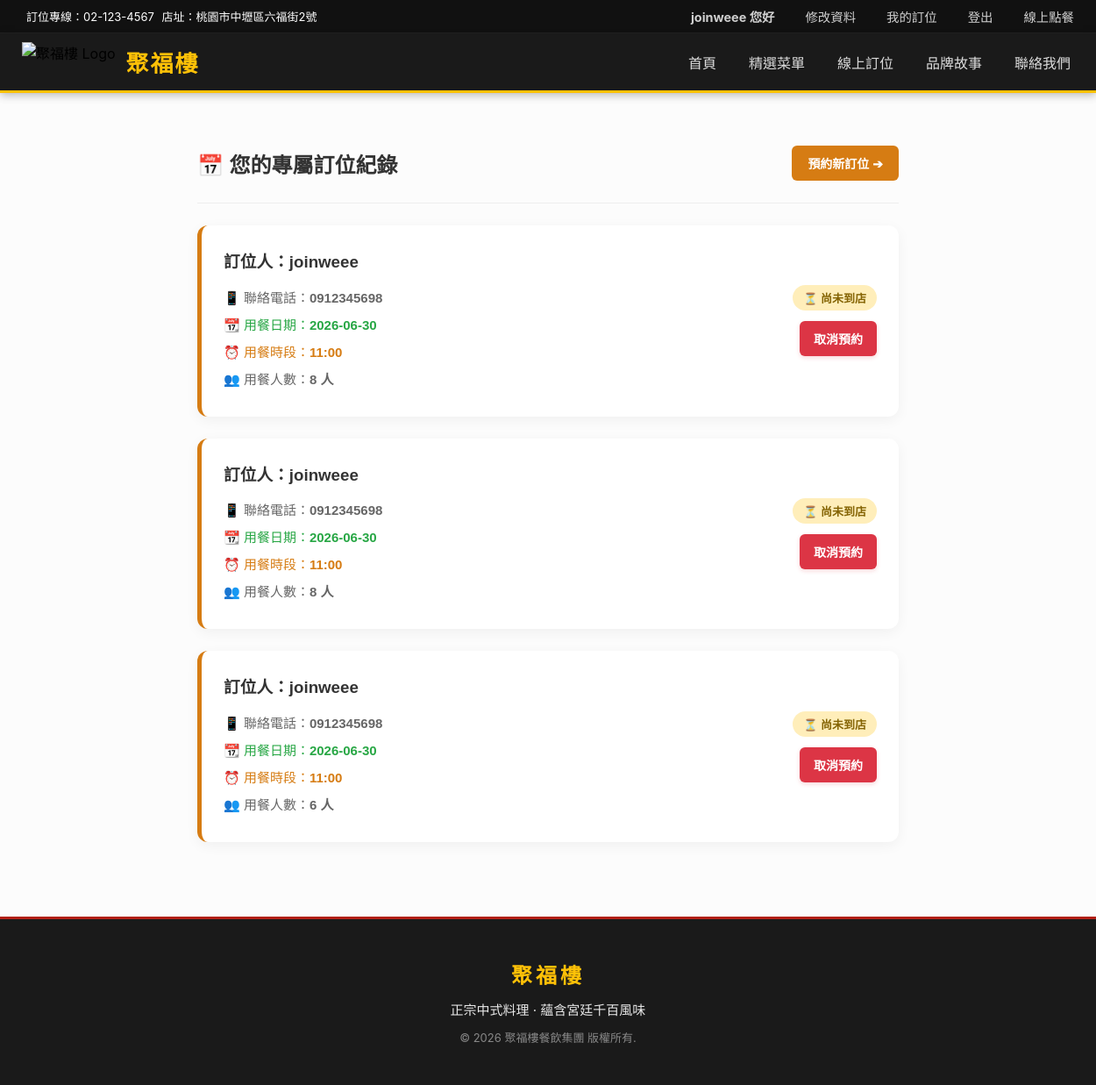
The page /my_bookings/ (signed in) on the database its author committed.
### myapp/models.py (models this page shows, shortened)
class CustomMember(AbstractBaseUser,PermissionsMixin):
    username = models.CharField('會員帳號', max_length=50, unique=True)
    last_name = models.CharField('姓氏', max_length=20)
    first_name = models.CharField('名字', max_length=30)
    password = models.CharField('密碼', max_length=128)
    email = models.EmailField('電子信箱', unique=True)
    phone = models.CharField('電話號碼', max_length=15, blank=True, null=True)
    birthday = models.DateField('生日', blank=True, null=True)
    GENDER_CHOICES = [('M', '男'), ('F', '女'), ('O', '其他')]
    gender = models.CharField('性別', max_length=1, choices=GENDER_CHOICES, blank=True, null=True)
    created_at = models.DateTimeField('註冊時間', auto_now_add=True)
    is_active = models.BooleanField(default=True, verbose_name="啟用狀態")
    is_staff = models.BooleanField(default=False, verbose_name="後台登入權限")
    USERNAME_FIELD = 'username'
    REQUIRED_FIELDS = ['email']
    objects = CustomMemberManager()
    class Meta:
        db_table = 'myapp_custommember'
        app_label = 'myapp'

class Reservation(models.Model):
    user = models.ForeignKey(
        settings.AUTH_USER_MODEL,
        on_delete=models.CASCADE,
        verbose_name="關聯會員",
        related_name="reservations"
    )
    name = models.CharField(max_length=50, verbose_name="訂位人姓名")
    phone = models.CharField(max_length=15, verbose_name="聯絡電話")
    email = models.EmailField(verbose_name="電子信箱", blank=True, null=True)
    date = models.DateField(verbose_name="訂位日期")
    time_slot = models.CharField(max_length=10, verbose_name="用餐時段")
    guests = models.IntegerField(
        validators=[MinValueValidator(1), MaxValueValidator(20)],
        verbose_name="用餐人數"
    )
    notes = models.TextField(blank=True, null=True, verbose_name="備註")
    created_at = models.DateTimeField(auto_now_add=True, verbose_name="填單時間")
    is_arrived = models.BooleanField(default=False, verbose_name="客人是否已到店")
    class Meta:
        verbose_name = "線上訂位"
        verbose_name_plural = "線上訂位管理"
        ordering = ['-date', 'time_slot']

### myapp/views.py (the view)
# urls.py: path('my_bookings/', views.my_bookings, name='my_bookings'),
@login_required(login_url='/user_login/')
def my_bookings(request):
    bookings = Reservation.objects.filter(user=request.user).order_by('-date')
    return render(request, 'my_bookings.html', {'bookings': bookings})

### templates/my_bookings.html (shortened to what this page needs)
{% extends 'base.html' %}
{% load static %}
{% block extra_css %}
<link rel="stylesheet" href="{% static 'css/my_bookings.css' %}">
{% endblock %}
{% block content %}
<div class="booking-container">
    <div class="booking-header">
        <h2 class="page-title">📅 您的專屬訂位紀錄</h2>
        <a href="{% url 'book_table' %}" class="btn-new-booking">預約新訂位 ➔</a>
    </div>
    <hr class="divider">
    {% if bookings %}
        {% for booking in bookings %}
            <div class="booking-card">
                <div class="booking-info">
                    <h3 class="customer-name">訂位人：{{ booking.name }}</h3>
                    <div class="info-details">
                        <p>📱 聯絡電話：<strong>{{ booking.phone }}</strong></p>
                        <p class="text-success">📆 用餐日期：<strong>{{ booking.date|date:"Y-m-d" }}</strong></p>
                        <p class="text-primary">⏰ 用餐時段：<strong>{{ booking.time_slot }}</strong></p>
                        <p>👥 用餐人數：<strong>{{ booking.guests }} 人</strong></p>
                    </div>
                </div>
                <div class="booking-actions">
                    {% if booking.is_arrived %}
                        <span class="status-tag tag-arrived">✓ 已到店用餐</span>
                    {% else %}
                        <span class="status-tag tag-pending">⏳ 尚未到店</span>
                    {% endif %}
                    {% if not booking.is_arrived %}
                        <a href="{% url 'cancel_booking' booking.id %}"
                           onclick="return confirm('確定要取消這筆在 {{ booking.date }} {{ booking.time_slot }} 的聚福樓預約嗎？');"
                           class="btn-cancel">
                            取消預約
                        </a>
                    {% endif %}
                </div>
            </div>
        {% endfor %}
    {% else %}
        <div class="empty-booking-state">
            <p>您目前在聚福樓沒有任何預約訂位紀錄喔！</p>
            <a href="{% url 'book_table' %}" class="btn-go-book">立即線上訂位 📅</a>
        </div>
    {% endif %}
</div>
{% endblock %}

### templates/base.html (shortened to what this page needs)
{% load static %}
<!DOCTYPE html>
<html lang="zh-Hant">
<head>
    <link rel="stylesheet" href="{% static 'css/base.css' %}">
    {% block extra_css %}{% endblock %}
</head>
<body>
    <nav class="top-navbar">
        <div class="nav-container">
            <div class="contact-info">
                <span class="info-item"> 訂位專線：02-123-4567</span>
                <span class="info-item"> 店址：桃園市中壢區六福街2號</span>
            </div>
            <div class="member-links">
                {% if request.user.is_authenticated %}
                    <span class="nav-link-item member-name-nav">
                         {{ request.user.last_name }}{{ request.user.first_name }} 您好
                    </span>
                    <a href="{% url 'edit_profile' %}" class="nav-link-item">
                         修改資料
                    </a>
                    <a href="{% url 'my_bookings' %}"class="nav-link-item">我的訂位 </a>
                    <a href="{% url 'logout' %}" class="nav-link-item"> 登出</a>
                {% else %}
                    <a href="{% url 'user_login' %}" class="nav-link-item"><i class="fas fa-user"></i> 會員登入</a>
                {% endif %}
                <a href="{% url 'order_online' %}" class="nav-link-item"> 線上點餐</a>
            </div>
        </div>
    </nav>
    <header class="main-header">
        <div class="nav-container main-nav-flex">
            <div class="logo-area">
                <img src="{% static 'images/logo.png' %}" alt="聚福樓 Logo" class="logo-img">
                <a class="brand-name" href="{% url 'index' %}">聚福樓</a>
            </div>
            <nav class="main-menu">
                <ul class="menu-list">
                    <li><a href="{% url 'index' %}"> 首頁</a></li>
                    <li><a href="{% url 'menu' %}"> 精選菜單</a></li>
                    <li><a href="{% url "book_table" %}"> 線上訂位</a></li>
                    <li><a href="{% url "brand_story" %}"> 品牌故事</a></li>
                    <li><a href="{% url "contact_us" %}"> 聯絡我們</a></li>
                </ul>
            </nav>
        </div>
    </header>
    <main class="content-wrapper">
        {% block content %}
        {% endblock %}
    </main>
    <footer class="site-footer">
        <div class="footer-container">
            <h3 class="footer-logo">聚福樓</h3>
            <p class="footer-slogan">正宗中式料理 · 蘊含宮廷千百風味</p>
            <p class="footer-copy">© 2026 聚福樓餐飲集團 版權所有.</p>
        </div>
    </footer>
</body>
</html>

### static/css/base.css (style rules this page uses)
:root { --primary-red: #b32017; --gold-color: #ffc107; --dark-bg: #1a1a1a; --text-white: #ffffff; --text-muted: #888888; }
html, body { height: 100%; margin: 0; padding: 0; }
body { font-family: -apple-system, BlinkMacSystemFont, "Segoe UI", Roboto, "Helvetica Neue", Arial, sans-serif; display: flex; flex-direction: column; min-height: 100vh; background-color: #fcfcfc; }
a { text-decoration: none; color: inherit; transition: color 0.3s ease; }
ul { list-style: none; margin: 0; padding: 0; }
.nav-container { max-width: 1200px; margin: 0 auto; padding: 0 20px; display: flex; justify-content: space-between; align-items: center; width: 100%; }
.top-navbar { background-color: #111111; color: var(--text-white); font-size: 13px; padding: 8px 0; border-bottom: 1px solid #222; }
.nav-link-item { margin-left: 20px; opacity: 0.8; }
.main-header { background-color: var(--dark-bg); position: sticky; top: 0; z-index: 1000; box-shadow: 0 2px 10px rgba(0, 0, 0, 0.3); padding: 10px 0; border-bottom: 3px solid var(--gold-color); }
.main-nav-flex { display: flex; justify-content: space-between; align-items: center; }
.logo-area { display: flex; align-items: center; gap: 12px; }
.logo-img { height: 45px; width: auto; }
.brand-name { color: var(--gold-color); font-size: 26px; font-weight: bold; letter-spacing: 2px; }
.menu-list { display: flex; gap: 25px; }
.menu-list a { color: rgba(255, 255, 255, 0.85); font-size: 16px; font-weight: 500; padding: 8px 4px; }
.content-wrapper { flex: 1 0 auto; }
.site-footer { flex-shrink: 0; background-color: var(--dark-bg); color: var(--text-white); text-align: center; padding: 45px 20px; border-top: 3px solid var(--primary-red); }
.footer-logo { color: var(--gold-color); font-size: 24px; margin: 0 0 12px 0; letter-spacing: 4px; }
.footer-slogan { margin: 0 0 12px 0; font-size: 15px; opacity: 0.9; }
.footer-copy { margin: 0; font-size: 13px; color: var(--text-muted); }
.member-name-nav { color: #ffbe2e; font-weight: bold; cursor: default; }
.member-links { display: flex; align-items: center; gap: 15px; }
.member-links .nav-link-item { color: #ffffff; text-decoration: none; font-size: 0.9rem; }

### static/css/my_bookings.css (style rules this page uses)
.booking-container { max-width: 800px; margin: 40px auto; padding: 20px; font-family: 'Microsoft JhengHei', sans-serif; }
.booking-header { display: flex; justify-content: space-between; align-items: center; margin-bottom: 25px; }
.page-title { color: #333; margin: 0; font-weight: bold; }
.btn-new-booking { background-color: #d67c13; color: white; padding: 10px 18px; text-decoration: none; border-radius: 6px; font-weight: bold; font-size: 14px; transition: background-color 0.3s; }
.divider { border: 0; height: 1px; background: #eee; margin-bottom: 25px; }
.booking-card { background: white; padding: 25px; border-radius: 12px; margin-bottom: 25px; box-shadow: 0 4px 15px rgba(0,0,0,0.05); border-left: 5px solid #d67c13; display: flex; justify-content: space-between; align-items: center; }
.booking-info { line-height: 1.8; }
.customer-name { margin: 0 0 10px 0; color: #333; }
.info-details p { margin: 4px 0; color: #666; font-size: 15px; }
.text-success { color: #28a745 !important; }
.text-primary { color: #d67c13 !important; }
.booking-actions { text-align: right; display: flex; flex-direction: column; gap: 12px; align-items: flex-end; }
.status-tag { padding: 5px 12px; border-radius: 50px; font-size: 13px; font-weight: bold; }
.tag-pending { background-color: #ffeeba; color: #856404; }
.btn-cancel { background-color: #dc3545; color: white; padding: 10px 16px; text-decoration: none; border-radius: 6px; font-weight: bold; font-size: 14px; transition: background-color 0.3s, box-shadow 0.3s; box-shadow: 0 2px 5px rgba(220,53,69,0.2); }

### rows shown on the page
CustomMember: user.last_name "join", user.first_name "weee"
Reservation: name "joinweee", phone "0912345698", date "2026-06-30", time_slot "11:00", guests "8", is_arrived "⏳ 尚未到店"
Reservation: name "joinweee", phone "0912345698", date "2026-06-30", time_slot "11:00", guests "8", is_arrived "⏳ 尚未到店"
Reservation: name "joinweee", phone "0912345698", date "2026-06-30", time_slot "11:00", guests "6", is_arrived "⏳ 尚未到店"
